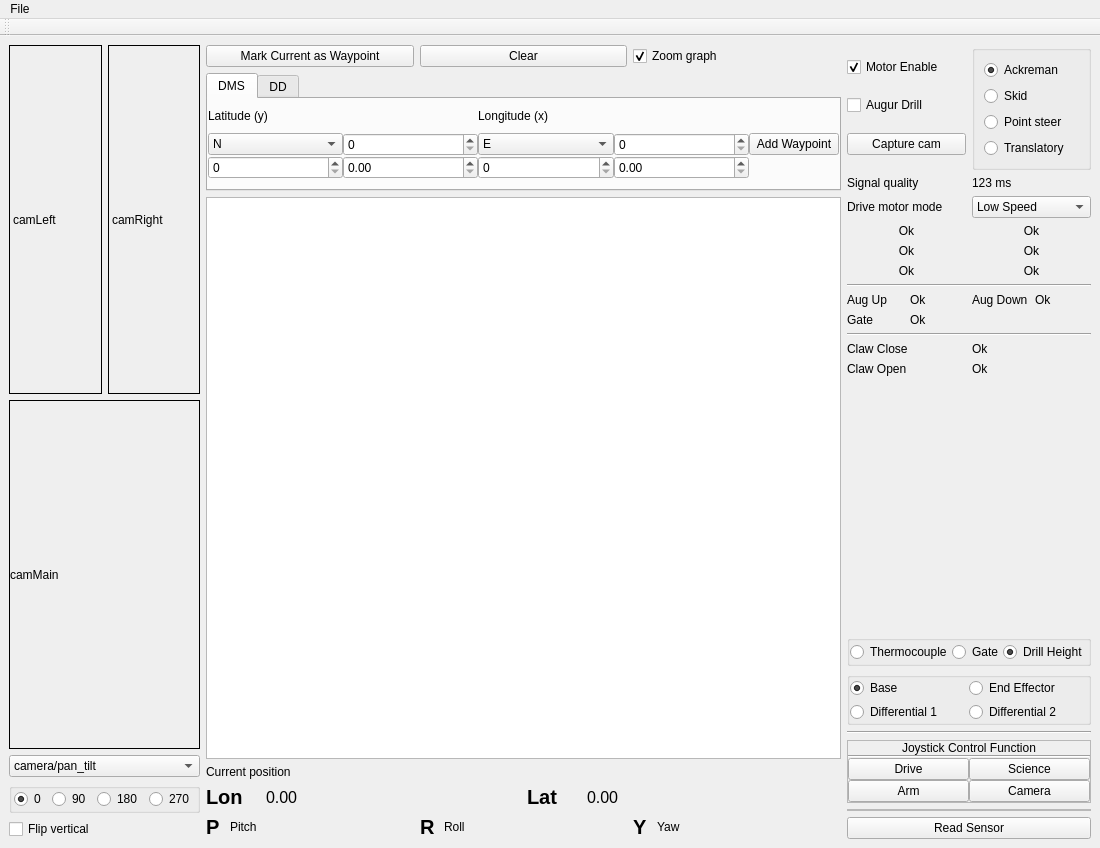
<?xml version="1.0" encoding="UTF-8"?>
<ui version="4.0">
 <class>MainWindow</class>
 <widget class="QMainWindow" name="MainWindow">
  <property name="geometry">
   <rect>
    <x>0</x>
    <y>0</y>
    <width>1100</width>
    <height>848</height>
   </rect>
  </property>
  <property name="windowTitle">
   <string>MainWindow</string>
  </property>
  <widget class="QWidget" name="centralwidget">
   <layout class="QHBoxLayout" name="horizontalLayout_4">
    <item>
     <layout class="QVBoxLayout" name="verticalLayout_9">
      <item>
       <layout class="QHBoxLayout" name="horizontalLayout_12">
        <item>
         <widget class="QLabel" name="camera2">
          <property name="minimumSize">
           <size>
            <width>0</width>
            <height>0</height>
           </size>
          </property>
          <property name="sizeIncrement">
           <size>
            <width>1</width>
            <height>1</height>
           </size>
          </property>
          <property name="frameShape">
           <enum>QFrame::Box</enum>
          </property>
          <property name="text">
           <string>camLeft</string>
          </property>
         </widget>
        </item>
        <item>
         <widget class="QLabel" name="camera3">
          <property name="minimumSize">
           <size>
            <width>0</width>
            <height>0</height>
           </size>
          </property>
          <property name="sizeIncrement">
           <size>
            <width>1</width>
            <height>1</height>
           </size>
          </property>
          <property name="baseSize">
           <size>
            <width>240</width>
            <height>426</height>
           </size>
          </property>
          <property name="frameShape">
           <enum>QFrame::Box</enum>
          </property>
          <property name="text">
           <string>camRight</string>
          </property>
         </widget>
        </item>
       </layout>
      </item>
      <item>
       <widget class="QLabel" name="camera1">
        <property name="minimumSize">
         <size>
          <width>0</width>
          <height>0</height>
         </size>
        </property>
        <property name="sizeIncrement">
         <size>
          <width>1</width>
          <height>1</height>
         </size>
        </property>
        <property name="frameShape">
         <enum>QFrame::Box</enum>
        </property>
        <property name="text">
         <string>camMain</string>
        </property>
        <property name="scaledContents">
         <bool>false</bool>
        </property>
        <property name="indent">
         <number>0</number>
        </property>
       </widget>
      </item>
      <item>
       <widget class="QComboBox" name="camera_selector">
        <item>
         <property name="text">
          <string>camera/pan_tilt</string>
         </property>
        </item>
        <item>
         <property name="text">
          <string>camera/wide_angle</string>
         </property>
        </item>
        <item>
         <property name="text">
          <string>camera/arm</string>
         </property>
        </item>
       </widget>
      </item>
      <item>
       <widget class="QGroupBox" name="groupBox">
        <property name="maximumSize">
         <size>
          <width>16777215</width>
          <height>30</height>
         </size>
        </property>
        <property name="flat">
         <bool>true</bool>
        </property>
        <layout class="QHBoxLayout" name="horizontalLayout_11">
         <property name="leftMargin">
          <number>2</number>
         </property>
         <property name="topMargin">
          <number>0</number>
         </property>
         <property name="rightMargin">
          <number>2</number>
         </property>
         <property name="bottomMargin">
          <number>0</number>
         </property>
         <item>
          <widget class="QRadioButton" name="rot0">
           <property name="maximumSize">
            <size>
             <width>16777215</width>
             <height>18</height>
            </size>
           </property>
           <property name="text">
            <string>0</string>
           </property>
           <property name="checked">
            <bool>true</bool>
           </property>
          </widget>
         </item>
         <item>
          <widget class="QRadioButton" name="rot90">
           <property name="maximumSize">
            <size>
             <width>16777215</width>
             <height>18</height>
            </size>
           </property>
           <property name="text">
            <string>90</string>
           </property>
          </widget>
         </item>
         <item>
          <widget class="QRadioButton" name="rot180">
           <property name="maximumSize">
            <size>
             <width>16777215</width>
             <height>18</height>
            </size>
           </property>
           <property name="text">
            <string>180</string>
           </property>
          </widget>
         </item>
         <item>
          <widget class="QRadioButton" name="rot270">
           <property name="maximumSize">
            <size>
             <width>16777215</width>
             <height>18</height>
            </size>
           </property>
           <property name="text">
            <string>270</string>
           </property>
          </widget>
         </item>
        </layout>
       </widget>
      </item>
      <item>
       <widget class="QCheckBox" name="flip_vertical">
        <property name="text">
         <string>Flip vertical</string>
        </property>
       </widget>
      </item>
     </layout>
    </item>
    <item>
     <layout class="QVBoxLayout" name="verticalLayout_8">
      <item>
       <layout class="QHBoxLayout" name="horizontalLayout">
        <item>
         <widget class="QPushButton" name="waypoint">
          <property name="text">
           <string>Mark Current as Waypoint</string>
          </property>
         </widget>
        </item>
        <item>
         <widget class="QPushButton" name="clearMap">
          <property name="text">
           <string>Clear</string>
          </property>
         </widget>
        </item>
        <item>
         <widget class="QCheckBox" name="zoomGraph">
          <property name="text">
           <string>Zoom graph</string>
          </property>
          <property name="checked">
           <bool>true</bool>
          </property>
         </widget>
        </item>
       </layout>
      </item>
      <item>
       <widget class="QTabWidget" name="tabWidget">
        <property name="maximumSize">
         <size>
          <width>16777215</width>
          <height>118</height>
         </size>
        </property>
        <property name="currentIndex">
         <number>0</number>
        </property>
        <widget class="QWidget" name="dms">
         <attribute name="title">
          <string>DMS</string>
         </attribute>
         <layout class="QHBoxLayout" name="horizontalLayout_10" stretch="3,3,1">
          <property name="spacing">
           <number>0</number>
          </property>
          <property name="leftMargin">
           <number>0</number>
          </property>
          <property name="topMargin">
           <number>0</number>
          </property>
          <property name="rightMargin">
           <number>0</number>
          </property>
          <property name="bottomMargin">
           <number>0</number>
          </property>
          <item>
           <layout class="QVBoxLayout" name="verticalLayout_7">
            <item>
             <widget class="QLabel" name="label_14">
              <property name="maximumSize">
               <size>
                <width>16777215</width>
                <height>16</height>
               </size>
              </property>
              <property name="text">
               <string>Latitude (y)</string>
              </property>
             </widget>
            </item>
            <item>
             <layout class="QGridLayout" name="gridLayout_5">
              <item row="0" column="0">
               <widget class="QComboBox" name="lat_sign">
                <item>
                 <property name="text">
                  <string>N</string>
                 </property>
                </item>
                <item>
                 <property name="text">
                  <string>S</string>
                 </property>
                </item>
               </widget>
              </item>
              <item row="0" column="1">
               <widget class="QSpinBox" name="lat_deg"/>
              </item>
              <item row="1" column="0">
               <widget class="QSpinBox" name="lat_min"/>
              </item>
              <item row="1" column="1">
               <widget class="QDoubleSpinBox" name="lat_sec"/>
              </item>
             </layout>
            </item>
           </layout>
          </item>
          <item>
           <layout class="QVBoxLayout" name="verticalLayout_3">
            <item>
             <widget class="QLabel" name="label_13">
              <property name="maximumSize">
               <size>
                <width>16777215</width>
                <height>16</height>
               </size>
              </property>
              <property name="text">
               <string>Longitude (x)</string>
              </property>
             </widget>
            </item>
            <item>
             <layout class="QGridLayout" name="gridLayout_6">
              <item row="0" column="0">
               <widget class="QComboBox" name="lon_sign">
                <item>
                 <property name="text">
                  <string>E</string>
                 </property>
                </item>
                <item>
                 <property name="text">
                  <string>W</string>
                 </property>
                </item>
               </widget>
              </item>
              <item row="0" column="1">
               <widget class="QSpinBox" name="lon_deg"/>
              </item>
              <item row="1" column="0">
               <widget class="QSpinBox" name="lon_min"/>
              </item>
              <item row="1" column="1">
               <widget class="QDoubleSpinBox" name="lon_sec"/>
              </item>
             </layout>
            </item>
           </layout>
          </item>
          <item>
           <widget class="QPushButton" name="add_waypoint_dms">
            <property name="text">
             <string>Add Waypoint</string>
            </property>
           </widget>
          </item>
         </layout>
        </widget>
        <widget class="QWidget" name="dd">
         <attribute name="title">
          <string>DD</string>
         </attribute>
         <layout class="QHBoxLayout" name="horizontalLayout_5">
          <property name="spacing">
           <number>0</number>
          </property>
          <property name="leftMargin">
           <number>0</number>
          </property>
          <property name="topMargin">
           <number>0</number>
          </property>
          <property name="rightMargin">
           <number>0</number>
          </property>
          <property name="bottomMargin">
           <number>0</number>
          </property>
          <item>
           <layout class="QGridLayout" name="gridLayout_4">
            <property name="spacing">
             <number>0</number>
            </property>
            <item row="0" column="0">
             <widget class="QLabel" name="label_6">
              <property name="minimumSize">
               <size>
                <width>0</width>
                <height>24</height>
               </size>
              </property>
              <property name="maximumSize">
               <size>
                <width>16777215</width>
                <height>24</height>
               </size>
              </property>
              <property name="text">
               <string>Lon</string>
              </property>
             </widget>
            </item>
            <item row="0" column="1">
             <widget class="QLabel" name="label_7">
              <property name="minimumSize">
               <size>
                <width>0</width>
                <height>24</height>
               </size>
              </property>
              <property name="maximumSize">
               <size>
                <width>16777215</width>
                <height>24</height>
               </size>
              </property>
              <property name="text">
               <string>Lat</string>
              </property>
             </widget>
            </item>
            <item row="1" column="0">
             <widget class="QDoubleSpinBox" name="x">
              <property name="minimumSize">
               <size>
                <width>0</width>
                <height>24</height>
               </size>
              </property>
             </widget>
            </item>
            <item row="1" column="1">
             <widget class="QDoubleSpinBox" name="y">
              <property name="minimumSize">
               <size>
                <width>0</width>
                <height>24</height>
               </size>
              </property>
             </widget>
            </item>
           </layout>
          </item>
          <item>
           <widget class="QPushButton" name="add_waypoint_dd">
            <property name="text">
             <string>Add Waypoint</string>
            </property>
           </widget>
          </item>
         </layout>
        </widget>
       </widget>
      </item>
      <item>
       <widget class="GraphicsLayoutWidget" name="graphicsView"/>
      </item>
      <item>
       <widget class="QLabel" name="label">
        <property name="text">
         <string>Current position</string>
        </property>
       </widget>
      </item>
      <item>
       <layout class="QHBoxLayout" name="horizontalLayout_7">
        <item>
         <widget class="QLabel" name="label_12">
          <property name="maximumSize">
           <size>
            <width>54</width>
            <height>16777215</height>
           </size>
          </property>
          <property name="font">
           <font>
            <pointsize>15</pointsize>
            <weight>75</weight>
            <bold>true</bold>
           </font>
          </property>
          <property name="text">
           <string>Lon</string>
          </property>
         </widget>
        </item>
        <item>
         <widget class="QLabel" name="lonActual">
          <property name="font">
           <font>
            <pointsize>12</pointsize>
           </font>
          </property>
          <property name="text">
           <string>0.00</string>
          </property>
         </widget>
        </item>
        <item>
         <widget class="QLabel" name="label_15">
          <property name="maximumSize">
           <size>
            <width>54</width>
            <height>16777215</height>
           </size>
          </property>
          <property name="font">
           <font>
            <pointsize>15</pointsize>
            <weight>75</weight>
            <bold>true</bold>
           </font>
          </property>
          <property name="text">
           <string>Lat</string>
          </property>
         </widget>
        </item>
        <item>
         <widget class="QLabel" name="latActual">
          <property name="font">
           <font>
            <pointsize>12</pointsize>
           </font>
          </property>
          <property name="text">
           <string>0.00</string>
          </property>
         </widget>
        </item>
       </layout>
      </item>
      <item>
       <layout class="QHBoxLayout" name="horizontalLayout_9">
        <item>
         <widget class="QLabel" name="label_18">
          <property name="maximumSize">
           <size>
            <width>18</width>
            <height>16777215</height>
           </size>
          </property>
          <property name="font">
           <font>
            <pointsize>15</pointsize>
            <weight>75</weight>
            <bold>true</bold>
           </font>
          </property>
          <property name="text">
           <string>P</string>
          </property>
         </widget>
        </item>
        <item>
         <widget class="QLabel" name="pitchLBL">
          <property name="text">
           <string>Pitch</string>
          </property>
         </widget>
        </item>
        <item>
         <widget class="QLabel" name="label_19">
          <property name="maximumSize">
           <size>
            <width>18</width>
            <height>16777215</height>
           </size>
          </property>
          <property name="font">
           <font>
            <pointsize>15</pointsize>
            <weight>75</weight>
            <bold>true</bold>
           </font>
          </property>
          <property name="text">
           <string>R</string>
          </property>
         </widget>
        </item>
        <item>
         <widget class="QLabel" name="rollLBL">
          <property name="text">
           <string>Roll</string>
          </property>
         </widget>
        </item>
        <item>
         <widget class="QLabel" name="label_20">
          <property name="maximumSize">
           <size>
            <width>18</width>
            <height>16777215</height>
           </size>
          </property>
          <property name="font">
           <font>
            <pointsize>15</pointsize>
            <weight>75</weight>
            <bold>true</bold>
           </font>
          </property>
          <property name="text">
           <string>Y</string>
          </property>
         </widget>
        </item>
        <item>
         <widget class="QLabel" name="yawLBL">
          <property name="text">
           <string>Yaw</string>
          </property>
         </widget>
        </item>
       </layout>
      </item>
     </layout>
    </item>
    <item>
     <layout class="QVBoxLayout" name="verticalLayout_6">
      <item>
       <layout class="QHBoxLayout" name="horizontalLayout_6">
        <item>
         <layout class="QVBoxLayout" name="verticalLayout_5">
          <item>
           <widget class="QCheckBox" name="ackMoving">
            <property name="text">
             <string>Motor Enable</string>
            </property>
            <property name="checked">
             <bool>true</bool>
            </property>
           </widget>
          </item>
          <item>
           <widget class="QCheckBox" name="augurDrillEnable">
            <property name="text">
             <string>Augur Drill</string>
            </property>
           </widget>
          </item>
          <item>
           <widget class="QPushButton" name="screenshot">
            <property name="text">
             <string>Capture cam</string>
            </property>
           </widget>
          </item>
         </layout>
        </item>
        <item>
         <widget class="QGroupBox" name="groupBox">
          <property name="flat">
           <bool>true</bool>
          </property>
          <layout class="QVBoxLayout" name="verticalLayout_2">
           <item>
            <widget class="QRadioButton" name="ackreman">
             <property name="text">
              <string>Ackreman</string>
             </property>
             <property name="checked">
              <bool>true</bool>
             </property>
            </widget>
           </item>
           <item>
            <widget class="QRadioButton" name="skid">
             <property name="text">
              <string>Skid</string>
             </property>
             <property name="checked">
              <bool>false</bool>
             </property>
            </widget>
           </item>
           <item>
            <widget class="QRadioButton" name="pointSteer">
             <property name="text">
              <string>Point steer</string>
             </property>
            </widget>
           </item>
           <item>
            <widget class="QRadioButton" name="translatory">
             <property name="text">
              <string>Translatory</string>
             </property>
            </widget>
           </item>
          </layout>
         </widget>
        </item>
       </layout>
      </item>
      <item>
       <layout class="QHBoxLayout" name="horizontalLayout_3">
        <item>
         <widget class="QLabel" name="label_4">
          <property name="text">
           <string>Signal quality</string>
          </property>
         </widget>
        </item>
        <item>
         <widget class="QLabel" name="sig_qual">
          <property name="text">
           <string>123 ms</string>
          </property>
         </widget>
        </item>
       </layout>
      </item>
      <item>
       <layout class="QHBoxLayout" name="horizontalLayout_8">
        <item>
         <widget class="QLabel" name="label_5">
          <property name="text">
           <string>Drive motor mode</string>
          </property>
         </widget>
        </item>
        <item>
         <widget class="QComboBox" name="driveModeSelection">
          <item>
           <property name="text">
            <string>Low Speed</string>
           </property>
          </item>
          <item>
           <property name="text">
            <string>Med Speed</string>
           </property>
          </item>
          <item>
           <property name="text">
            <string>High Speed</string>
           </property>
          </item>
          <item>
           <property name="text">
            <string>Open Loop</string>
           </property>
          </item>
         </widget>
        </item>
       </layout>
      </item>
      <item>
       <layout class="QGridLayout" name="gridLayout">
        <item row="0" column="0">
         <widget class="QLabel" name="fl_ok">
          <property name="text">
           <string>Ok</string>
          </property>
          <property name="alignment">
           <set>Qt::AlignCenter</set>
          </property>
         </widget>
        </item>
        <item row="1" column="1">
         <widget class="QLabel" name="mr_ok">
          <property name="text">
           <string>Ok</string>
          </property>
          <property name="alignment">
           <set>Qt::AlignCenter</set>
          </property>
         </widget>
        </item>
        <item row="0" column="1">
         <widget class="QLabel" name="fr_ok">
          <property name="text">
           <string>Ok</string>
          </property>
          <property name="alignment">
           <set>Qt::AlignCenter</set>
          </property>
         </widget>
        </item>
        <item row="1" column="0">
         <widget class="QLabel" name="ml_ok">
          <property name="text">
           <string>Ok</string>
          </property>
          <property name="alignment">
           <set>Qt::AlignCenter</set>
          </property>
         </widget>
        </item>
        <item row="2" column="0">
         <widget class="QLabel" name="bl_ok">
          <property name="text">
           <string>Ok</string>
          </property>
          <property name="alignment">
           <set>Qt::AlignCenter</set>
          </property>
         </widget>
        </item>
        <item row="2" column="1">
         <widget class="QLabel" name="br_ok">
          <property name="text">
           <string>Ok</string>
          </property>
          <property name="alignment">
           <set>Qt::AlignCenter</set>
          </property>
         </widget>
        </item>
       </layout>
      </item>
      <item>
       <widget class="Line" name="line_2">
        <property name="orientation">
         <enum>Qt::Horizontal</enum>
        </property>
       </widget>
      </item>
      <item>
       <layout class="QGridLayout" name="gridLayout_7">
        <item row="0" column="0">
         <widget class="QLabel" name="label_10">
          <property name="text">
           <string>Aug Up</string>
          </property>
         </widget>
        </item>
        <item row="0" column="1">
         <widget class="QLabel" name="AugUpLim">
          <property name="text">
           <string>Ok</string>
          </property>
         </widget>
        </item>
        <item row="0" column="2">
         <widget class="QLabel" name="label_8">
          <property name="text">
           <string>Aug Down</string>
          </property>
         </widget>
        </item>
        <item row="0" column="3">
         <widget class="QLabel" name="AugDnLim">
          <property name="text">
           <string>Ok</string>
          </property>
         </widget>
        </item>
        <item row="1" column="0">
         <widget class="QLabel" name="label_11">
          <property name="text">
           <string>Gate</string>
          </property>
         </widget>
        </item>
        <item row="1" column="1">
         <widget class="QLabel" name="GateLim">
          <property name="text">
           <string>Ok</string>
          </property>
         </widget>
        </item>
       </layout>
      </item>
      <item>
       <widget class="Line" name="line_3">
        <property name="orientation">
         <enum>Qt::Horizontal</enum>
        </property>
       </widget>
      </item>
      <item>
       <layout class="QGridLayout" name="gridLayout_8">
        <item row="0" column="0">
         <widget class="QLabel" name="label_17">
          <property name="text">
           <string>Claw Close</string>
          </property>
         </widget>
        </item>
        <item row="0" column="1">
         <widget class="QLabel" name="ClawOpenLimit">
          <property name="text">
           <string>Ok</string>
          </property>
         </widget>
        </item>
        <item row="1" column="0">
         <widget class="QLabel" name="label_22">
          <property name="text">
           <string>Claw Open</string>
          </property>
         </widget>
        </item>
        <item row="1" column="1">
         <widget class="QLabel" name="ClawCloseLimit">
          <property name="text">
           <string>Ok</string>
          </property>
         </widget>
        </item>
       </layout>
      </item>
      <item>
       <spacer name="verticalSpacer">
        <property name="orientation">
         <enum>Qt::Vertical</enum>
        </property>
        <property name="sizeHint" stdset="0">
         <size>
          <width>20</width>
          <height>40</height>
         </size>
        </property>
       </spacer>
      </item>
      <item>
       <widget class="QGroupBox" name="groupBox_3">
        <property name="title">
         <string/>
        </property>
        <layout class="QHBoxLayout" name="horizontalLayout_2">
         <property name="spacing">
          <number>0</number>
         </property>
         <property name="leftMargin">
          <number>0</number>
         </property>
         <property name="topMargin">
          <number>0</number>
         </property>
         <property name="rightMargin">
          <number>0</number>
         </property>
         <property name="bottomMargin">
          <number>0</number>
         </property>
         <item>
          <widget class="QRadioButton" name="Thermocouple">
           <property name="text">
            <string>Thermocouple</string>
           </property>
          </widget>
         </item>
         <item>
          <widget class="QRadioButton" name="gate">
           <property name="text">
            <string>Gate</string>
           </property>
          </widget>
         </item>
         <item>
          <widget class="QRadioButton" name="drill_height">
           <property name="text">
            <string>Drill Height</string>
           </property>
           <property name="checked">
            <bool>true</bool>
           </property>
          </widget>
         </item>
        </layout>
       </widget>
      </item>
      <item>
       <widget class="QGroupBox" name="groupBox_2">
        <property name="title">
         <string/>
        </property>
        <property name="flat">
         <bool>true</bool>
        </property>
        <layout class="QGridLayout" name="gridLayout_2">
         <property name="leftMargin">
          <number>0</number>
         </property>
         <property name="topMargin">
          <number>0</number>
         </property>
         <property name="rightMargin">
          <number>0</number>
         </property>
         <property name="bottomMargin">
          <number>0</number>
         </property>
         <property name="horizontalSpacing">
          <number>0</number>
         </property>
         <property name="verticalSpacing">
          <number>4</number>
         </property>
         <item row="0" column="1">
          <widget class="QRadioButton" name="end_eff">
           <property name="text">
            <string>End Effector</string>
           </property>
           <property name="autoExclusive">
            <bool>true</bool>
           </property>
          </widget>
         </item>
         <item row="0" column="0">
          <widget class="QRadioButton" name="base">
           <property name="text">
            <string>Base</string>
           </property>
           <property name="checked">
            <bool>true</bool>
           </property>
          </widget>
         </item>
         <item row="1" column="1">
          <widget class="QRadioButton" name="diff2">
           <property name="text">
            <string>Differential 2</string>
           </property>
          </widget>
         </item>
         <item row="1" column="0">
          <widget class="QRadioButton" name="diff1">
           <property name="text">
            <string>Differential 1</string>
           </property>
          </widget>
         </item>
        </layout>
       </widget>
      </item>
      <item>
       <widget class="Line" name="line_4">
        <property name="orientation">
         <enum>Qt::Horizontal</enum>
        </property>
       </widget>
      </item>
      <item>
       <widget class="QFrame" name="frame">
        <property name="frameShape">
         <enum>QFrame::StyledPanel</enum>
        </property>
        <property name="frameShadow">
         <enum>QFrame::Raised</enum>
        </property>
        <layout class="QVBoxLayout" name="verticalLayout_4">
         <property name="spacing">
          <number>0</number>
         </property>
         <property name="leftMargin">
          <number>0</number>
         </property>
         <property name="topMargin">
          <number>0</number>
         </property>
         <property name="rightMargin">
          <number>0</number>
         </property>
         <property name="bottomMargin">
          <number>0</number>
         </property>
         <item>
          <widget class="QLabel" name="label_3">
           <property name="text">
            <string>Joystick Control Function</string>
           </property>
           <property name="alignment">
            <set>Qt::AlignCenter</set>
           </property>
          </widget>
         </item>
         <item>
          <widget class="Line" name="line">
           <property name="orientation">
            <enum>Qt::Horizontal</enum>
           </property>
          </widget>
         </item>
         <item>
          <layout class="QGridLayout" name="gridLayout_3">
           <item row="0" column="0">
            <widget class="QPushButton" name="DriveMode">
             <property name="text">
              <string>Drive</string>
             </property>
             <property name="checkable">
              <bool>true</bool>
             </property>
            </widget>
           </item>
           <item row="0" column="1">
            <widget class="QPushButton" name="ScienceMode">
             <property name="enabled">
              <bool>true</bool>
             </property>
             <property name="text">
              <string>Science</string>
             </property>
             <property name="checkable">
              <bool>true</bool>
             </property>
             <property name="checked">
              <bool>false</bool>
             </property>
            </widget>
           </item>
           <item row="1" column="0">
            <widget class="QPushButton" name="ArmBaseMode">
             <property name="enabled">
              <bool>true</bool>
             </property>
             <property name="text">
              <string>Arm</string>
             </property>
             <property name="checkable">
              <bool>true</bool>
             </property>
             <property name="checked">
              <bool>false</bool>
             </property>
            </widget>
           </item>
           <item row="1" column="1">
            <widget class="QPushButton" name="function4">
             <property name="text">
              <string>Camera</string>
             </property>
             <property name="checkable">
              <bool>true</bool>
             </property>
             <property name="checked">
              <bool>false</bool>
             </property>
            </widget>
           </item>
          </layout>
         </item>
        </layout>
       </widget>
      </item>
      <item>
       <widget class="QFrame" name="frame_2">
        <property name="frameShape">
         <enum>QFrame::StyledPanel</enum>
        </property>
        <property name="frameShadow">
         <enum>QFrame::Raised</enum>
        </property>
        <layout class="QVBoxLayout" name="verticalLayout">
         <property name="spacing">
          <number>0</number>
         </property>
         <property name="leftMargin">
          <number>0</number>
         </property>
         <property name="topMargin">
          <number>0</number>
         </property>
         <property name="rightMargin">
          <number>0</number>
         </property>
         <property name="bottomMargin">
          <number>0</number>
         </property>
        </layout>
       </widget>
      </item>
      <item>
       <layout class="QHBoxLayout" name="horizontalLayout_14">
        <item>
         <widget class="QPushButton" name="read_sensor_button">
          <property name="text">
           <string>Read Sensor</string>
          </property>
         </widget>
        </item>
       </layout>
      </item>
     </layout>
    </item>
   </layout>
   <zorder></zorder>
   <zorder></zorder>
  </widget>
  <widget class="QMenuBar" name="menubar">
   <property name="geometry">
    <rect>
     <x>0</x>
     <y>0</y>
     <width>1100</width>
     <height>25</height>
    </rect>
   </property>
   <widget class="QMenu" name="menuFile">
    <property name="title">
     <string>File</string>
    </property>
    <addaction name="actionRestart"/>
    <addaction name="actionQuit"/>
   </widget>
   <addaction name="menuFile"/>
  </widget>
  <widget class="QToolBar" name="toolBar">
   <property name="windowTitle">
    <string>toolBar</string>
   </property>
   <attribute name="toolBarArea">
    <enum>TopToolBarArea</enum>
   </attribute>
   <attribute name="toolBarBreak">
    <bool>false</bool>
   </attribute>
  </widget>
  <action name="actionQuit">
   <property name="text">
    <string>Quit</string>
   </property>
  </action>
  <action name="actionRestart">
   <property name="text">
    <string>Restart</string>
   </property>
  </action>
 </widget>
 <customwidgets>
  <customwidget>
   <class>GraphicsLayoutWidget</class>
   <extends>QGraphicsView</extends>
   <header>pyqtgraph.h</header>
  </customwidget>
 </customwidgets>
 <tabstops>
  <tabstop>waypoint</tabstop>
  <tabstop>clearMap</tabstop>
  <tabstop>ackMoving</tabstop>
  <tabstop>ackreman</tabstop>
  <tabstop>skid</tabstop>
  <tabstop>pointSteer</tabstop>
  <tabstop>translatory</tabstop>
  <tabstop>screenshot</tabstop>
  <tabstop>driveModeSelection</tabstop>
  <tabstop>DriveMode</tabstop>
  <tabstop>ScienceMode</tabstop>
  <tabstop>ArmBaseMode</tabstop>
  <tabstop>function4</tabstop>
  <tabstop>zoomGraph</tabstop>
  <tabstop>tabWidget</tabstop>
  <tabstop>x</tabstop>
  <tabstop>y</tabstop>
  <tabstop>add_waypoint_dd</tabstop>
  <tabstop>lat_sign</tabstop>
  <tabstop>lat_deg</tabstop>
  <tabstop>lat_min</tabstop>
  <tabstop>lat_sec</tabstop>
  <tabstop>lon_sign</tabstop>
  <tabstop>lon_deg</tabstop>
  <tabstop>lon_min</tabstop>
  <tabstop>lon_sec</tabstop>
  <tabstop>graphicsView</tabstop>
 </tabstops>
 <resources/>
 <connections>
  <connection>
   <sender>actionQuit</sender>
   <signal>triggered()</signal>
   <receiver>MainWindow</receiver>
   <slot>close()</slot>
   <hints>
    <hint type="sourcelabel">
     <x>-1</x>
     <y>-1</y>
    </hint>
    <hint type="destinationlabel">
     <x>705</x>
     <y>500</y>
    </hint>
   </hints>
  </connection>
 </connections>
</ui>
